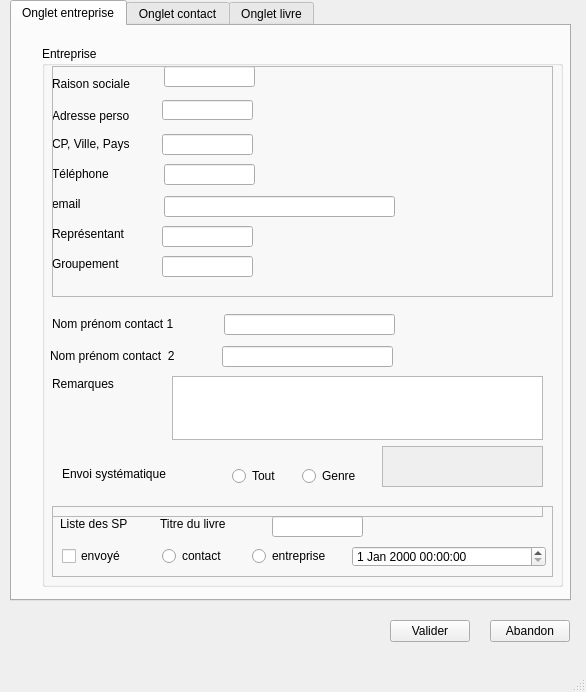
<?xml version="1.0" encoding="UTF-8"?>
<ui version="4.0">
 <class>MainWindow</class>
 <widget class="QMainWindow" name="MainWindow">
  <property name="geometry">
   <rect>
    <x>0</x>
    <y>0</y>
    <width>586</width>
    <height>692</height>
   </rect>
  </property>
  <property name="windowTitle">
   <string>MainWindow</string>
  </property>
  <widget class="QWidget" name="centralwidget">
   <widget class="QTabWidget" name="gestEnvoi">
    <property name="geometry">
     <rect>
      <x>10</x>
      <y>0</y>
      <width>561</width>
      <height>601</height>
     </rect>
    </property>
    <property name="currentIndex">
     <number>0</number>
    </property>
    <property name="usesScrollButtons">
     <bool>false</bool>
    </property>
    <widget class="QWidget" name="Entreprises">
     <attribute name="title">
      <string>Onglet entreprise</string>
     </attribute>
     <widget class="QGroupBox" name="groupBox">
      <property name="geometry">
       <rect>
        <x>30</x>
        <y>20</y>
        <width>521</width>
        <height>541</height>
       </rect>
      </property>
      <property name="title">
       <string>Entreprise</string>
      </property>
      <widget class="QLineEdit" name="nom_prenom">
       <property name="geometry">
        <rect>
         <x>122</x>
         <y>20</y>
         <width>91</width>
         <height>21</height>
        </rect>
       </property>
      </widget>
      <widget class="QLabel" name="label">
       <property name="geometry">
        <rect>
         <x>10</x>
         <y>30</y>
         <width>91</width>
         <height>16</height>
        </rect>
       </property>
       <property name="text">
        <string>Raison sociale</string>
       </property>
      </widget>
      <widget class="QLineEdit" name="adresse_perso">
       <property name="geometry">
        <rect>
         <x>120</x>
         <y>54</y>
         <width>91</width>
         <height>20</height>
        </rect>
       </property>
      </widget>
      <widget class="QLabel" name="label_2">
       <property name="geometry">
        <rect>
         <x>10</x>
         <y>60</y>
         <width>91</width>
         <height>20</height>
        </rect>
       </property>
       <property name="text">
        <string>Adresse perso</string>
       </property>
      </widget>
      <widget class="QLineEdit" name="cp_ville_pays">
       <property name="geometry">
        <rect>
         <x>120</x>
         <y>88</y>
         <width>91</width>
         <height>21</height>
        </rect>
       </property>
       <property name="text">
        <string/>
       </property>
      </widget>
      <widget class="QLabel" name="label_3">
       <property name="geometry">
        <rect>
         <x>10</x>
         <y>90</y>
         <width>91</width>
         <height>16</height>
        </rect>
       </property>
       <property name="text">
        <string>CP, Ville, Pays</string>
       </property>
      </widget>
      <widget class="QLineEdit" name="telephone">
       <property name="geometry">
        <rect>
         <x>122</x>
         <y>118</y>
         <width>91</width>
         <height>21</height>
        </rect>
       </property>
       <property name="text">
        <string/>
       </property>
      </widget>
      <widget class="QLabel" name="label_4">
       <property name="geometry">
        <rect>
         <x>10</x>
         <y>120</y>
         <width>91</width>
         <height>16</height>
        </rect>
       </property>
       <property name="text">
        <string>Téléphone</string>
       </property>
      </widget>
      <widget class="QLineEdit" name="email_entreprise">
       <property name="geometry">
        <rect>
         <x>122</x>
         <y>150</y>
         <width>231</width>
         <height>21</height>
        </rect>
       </property>
      </widget>
      <widget class="QLabel" name="label_5">
       <property name="geometry">
        <rect>
         <x>10</x>
         <y>150</y>
         <width>91</width>
         <height>16</height>
        </rect>
       </property>
       <property name="text">
        <string>email</string>
       </property>
      </widget>
      <widget class="QLineEdit" name="nom_prenom_contact_1">
       <property name="geometry">
        <rect>
         <x>182</x>
         <y>268</y>
         <width>171</width>
         <height>21</height>
        </rect>
       </property>
      </widget>
      <widget class="QLabel" name="label_6">
       <property name="geometry">
        <rect>
         <x>10</x>
         <y>270</y>
         <width>151</width>
         <height>16</height>
        </rect>
       </property>
       <property name="text">
        <string>Nom prénom contact 1</string>
       </property>
      </widget>
      <widget class="QLabel" name="label_7">
       <property name="geometry">
        <rect>
         <x>8</x>
         <y>302</y>
         <width>151</width>
         <height>16</height>
        </rect>
       </property>
       <property name="text">
        <string>Nom prénom contact  2</string>
       </property>
      </widget>
      <widget class="QLineEdit" name="nom_prenom_contact_2">
       <property name="geometry">
        <rect>
         <x>180</x>
         <y>300</y>
         <width>171</width>
         <height>21</height>
        </rect>
       </property>
      </widget>
      <widget class="QTextEdit" name="Remarques">
       <property name="geometry">
        <rect>
         <x>130</x>
         <y>330</y>
         <width>371</width>
         <height>64</height>
        </rect>
       </property>
      </widget>
      <widget class="QLabel" name="label_8">
       <property name="geometry">
        <rect>
         <x>10</x>
         <y>330</y>
         <width>81</width>
         <height>16</height>
        </rect>
       </property>
       <property name="text">
        <string>Remarques</string>
       </property>
      </widget>
      <widget class="QRadioButton" name="Button_tout">
       <property name="geometry">
        <rect>
         <x>190</x>
         <y>420</y>
         <width>61</width>
         <height>20</height>
        </rect>
       </property>
       <property name="text">
        <string>Tout</string>
       </property>
      </widget>
      <widget class="QRadioButton" name="par_genre">
       <property name="geometry">
        <rect>
         <x>260</x>
         <y>420</y>
         <width>71</width>
         <height>20</height>
        </rect>
       </property>
       <property name="text">
        <string>Genre</string>
       </property>
      </widget>
      <widget class="QScrollArea" name="choix_genre">
       <property name="geometry">
        <rect>
         <x>340</x>
         <y>400</y>
         <width>161</width>
         <height>41</height>
        </rect>
       </property>
       <property name="widgetResizable">
        <bool>true</bool>
       </property>
       <widget class="QWidget" name="scrollAreaWidgetContents">
        <property name="geometry">
         <rect>
          <x>0</x>
          <y>0</y>
          <width>159</width>
          <height>39</height>
         </rect>
        </property>
       </widget>
      </widget>
      <widget class="QLabel" name="label_9">
       <property name="geometry">
        <rect>
         <x>20</x>
         <y>420</y>
         <width>141</width>
         <height>16</height>
        </rect>
       </property>
       <property name="text">
        <string>Envoi systématique</string>
       </property>
      </widget>
      <widget class="QFrame" name="frameIdEntreprise">
       <property name="geometry">
        <rect>
         <x>10</x>
         <y>20</y>
         <width>501</width>
         <height>231</height>
        </rect>
       </property>
       <property name="frameShape">
        <enum>QFrame::StyledPanel</enum>
       </property>
       <property name="frameShadow">
        <enum>QFrame::Raised</enum>
       </property>
      </widget>
      <widget class="QFrame" name="frameEnvoiLivre">
       <property name="geometry">
        <rect>
         <x>10</x>
         <y>460</y>
         <width>501</width>
         <height>71</height>
        </rect>
       </property>
       <property name="frameShape">
        <enum>QFrame::StyledPanel</enum>
       </property>
       <property name="frameShadow">
        <enum>QFrame::Raised</enum>
       </property>
       <widget class="QFrame" name="frame_2">
        <property name="geometry">
         <rect>
          <x>-10</x>
          <y>-190</y>
          <width>501</width>
          <height>201</height>
         </rect>
        </property>
        <property name="frameShape">
         <enum>QFrame::StyledPanel</enum>
        </property>
        <property name="frameShadow">
         <enum>QFrame::Raised</enum>
        </property>
       </widget>
       <widget class="QDateTimeEdit" name="dateTimeEdit">
        <property name="geometry">
         <rect>
          <x>300</x>
          <y>40</y>
          <width>194</width>
          <height>21</height>
         </rect>
        </property>
       </widget>
       <widget class="QLabel" name="label_10">
        <property name="geometry">
         <rect>
          <x>8</x>
          <y>10</y>
          <width>91</width>
          <height>16</height>
         </rect>
        </property>
        <property name="text">
         <string>Liste des SP</string>
        </property>
       </widget>
       <widget class="QCheckBox" name="checkBox">
        <property name="geometry">
         <rect>
          <x>10</x>
          <y>40</y>
          <width>87</width>
          <height>20</height>
         </rect>
        </property>
        <property name="text">
         <string>envoyé</string>
        </property>
       </widget>
       <widget class="QRadioButton" name="entreprise">
        <property name="geometry">
         <rect>
          <x>200</x>
          <y>40</y>
          <width>111</width>
          <height>20</height>
         </rect>
        </property>
        <property name="text">
         <string>entreprise</string>
        </property>
       </widget>
       <widget class="QLineEdit" name="titre_livre">
        <property name="geometry">
         <rect>
          <x>220</x>
          <y>10</y>
          <width>91</width>
          <height>21</height>
         </rect>
        </property>
       </widget>
       <widget class="QRadioButton" name="contact">
        <property name="geometry">
         <rect>
          <x>110</x>
          <y>40</y>
          <width>81</width>
          <height>20</height>
         </rect>
        </property>
        <property name="text">
         <string>contact</string>
        </property>
       </widget>
       <widget class="QLabel" name="label_11">
        <property name="geometry">
         <rect>
          <x>108</x>
          <y>10</y>
          <width>91</width>
          <height>16</height>
         </rect>
        </property>
        <property name="text">
         <string>Titre du livre</string>
        </property>
       </widget>
      </widget>
      <widget class="QLineEdit" name="reprsentant">
       <property name="geometry">
        <rect>
         <x>120</x>
         <y>180</y>
         <width>91</width>
         <height>21</height>
        </rect>
       </property>
      </widget>
      <widget class="QLabel" name="label_12">
       <property name="geometry">
        <rect>
         <x>10</x>
         <y>180</y>
         <width>91</width>
         <height>16</height>
        </rect>
       </property>
       <property name="text">
        <string>Représentant</string>
       </property>
      </widget>
      <widget class="QLineEdit" name="groupement">
       <property name="geometry">
        <rect>
         <x>120</x>
         <y>210</y>
         <width>91</width>
         <height>21</height>
        </rect>
       </property>
       <property name="text">
        <string/>
       </property>
      </widget>
      <widget class="QLabel" name="label_13">
       <property name="geometry">
        <rect>
         <x>10</x>
         <y>210</y>
         <width>91</width>
         <height>16</height>
        </rect>
       </property>
       <property name="text">
        <string>Groupement</string>
       </property>
      </widget>
     </widget>
    </widget>
    <widget class="QWidget" name="contacts">
     <attribute name="title">
      <string>Onglet contact</string>
     </attribute>
     <widget class="QGroupBox" name="groupBox_2">
      <property name="geometry">
       <rect>
        <x>10</x>
        <y>10</y>
        <width>521</width>
        <height>541</height>
       </rect>
      </property>
      <property name="title">
       <string>Contact</string>
      </property>
      <widget class="QLineEdit" name="nom_prenom_2">
       <property name="geometry">
        <rect>
         <x>122</x>
         <y>20</y>
         <width>91</width>
         <height>21</height>
        </rect>
       </property>
      </widget>
      <widget class="QLabel" name="label_14">
       <property name="geometry">
        <rect>
         <x>10</x>
         <y>30</y>
         <width>91</width>
         <height>16</height>
        </rect>
       </property>
       <property name="text">
        <string>Nom prénom</string>
       </property>
      </widget>
      <widget class="QLineEdit" name="adresse_perso_2">
       <property name="geometry">
        <rect>
         <x>120</x>
         <y>54</y>
         <width>91</width>
         <height>20</height>
        </rect>
       </property>
      </widget>
      <widget class="QLabel" name="label_15">
       <property name="geometry">
        <rect>
         <x>10</x>
         <y>60</y>
         <width>91</width>
         <height>20</height>
        </rect>
       </property>
       <property name="text">
        <string>Adresse perso</string>
       </property>
      </widget>
      <widget class="QLineEdit" name="cp_ville_pays_2">
       <property name="geometry">
        <rect>
         <x>120</x>
         <y>88</y>
         <width>91</width>
         <height>21</height>
        </rect>
       </property>
       <property name="text">
        <string/>
       </property>
      </widget>
      <widget class="QLabel" name="label_16">
       <property name="geometry">
        <rect>
         <x>10</x>
         <y>90</y>
         <width>91</width>
         <height>16</height>
        </rect>
       </property>
       <property name="text">
        <string>CP, Ville, Pays</string>
       </property>
      </widget>
      <widget class="QLineEdit" name="telephone_2">
       <property name="geometry">
        <rect>
         <x>122</x>
         <y>118</y>
         <width>91</width>
         <height>21</height>
        </rect>
       </property>
       <property name="text">
        <string/>
       </property>
      </widget>
      <widget class="QLabel" name="label_17">
       <property name="geometry">
        <rect>
         <x>10</x>
         <y>120</y>
         <width>91</width>
         <height>16</height>
        </rect>
       </property>
       <property name="text">
        <string>Téléphone</string>
       </property>
      </widget>
      <widget class="QLineEdit" name="email_contact">
       <property name="geometry">
        <rect>
         <x>122</x>
         <y>150</y>
         <width>231</width>
         <height>21</height>
        </rect>
       </property>
      </widget>
      <widget class="QLabel" name="label_18">
       <property name="geometry">
        <rect>
         <x>10</x>
         <y>150</y>
         <width>91</width>
         <height>16</height>
        </rect>
       </property>
       <property name="text">
        <string>email</string>
       </property>
      </widget>
      <widget class="QLineEdit" name="entreprise_associee_1">
       <property name="geometry">
        <rect>
         <x>182</x>
         <y>188</y>
         <width>171</width>
         <height>21</height>
        </rect>
       </property>
      </widget>
      <widget class="QLabel" name="label_19">
       <property name="geometry">
        <rect>
         <x>10</x>
         <y>190</y>
         <width>151</width>
         <height>16</height>
        </rect>
       </property>
       <property name="text">
        <string>Entreprise associée 1</string>
       </property>
      </widget>
      <widget class="QLabel" name="label_20">
       <property name="geometry">
        <rect>
         <x>8</x>
         <y>222</y>
         <width>151</width>
         <height>16</height>
        </rect>
       </property>
       <property name="text">
        <string>Entreprise associée 2</string>
       </property>
      </widget>
      <widget class="QLineEdit" name="entreprise_associee_2">
       <property name="geometry">
        <rect>
         <x>180</x>
         <y>220</y>
         <width>171</width>
         <height>21</height>
        </rect>
       </property>
      </widget>
      <widget class="QTextEdit" name="Remarques_2">
       <property name="geometry">
        <rect>
         <x>130</x>
         <y>250</y>
         <width>371</width>
         <height>64</height>
        </rect>
       </property>
      </widget>
      <widget class="QLabel" name="label_21">
       <property name="geometry">
        <rect>
         <x>10</x>
         <y>250</y>
         <width>81</width>
         <height>16</height>
        </rect>
       </property>
       <property name="text">
        <string>Remarques</string>
       </property>
      </widget>
      <widget class="QRadioButton" name="Button_tout_2">
       <property name="geometry">
        <rect>
         <x>190</x>
         <y>320</y>
         <width>61</width>
         <height>20</height>
        </rect>
       </property>
       <property name="text">
        <string>Tout</string>
       </property>
      </widget>
      <widget class="QRadioButton" name="par_genre_2">
       <property name="geometry">
        <rect>
         <x>260</x>
         <y>320</y>
         <width>71</width>
         <height>20</height>
        </rect>
       </property>
       <property name="text">
        <string>Genre</string>
       </property>
      </widget>
      <widget class="QScrollArea" name="choix_genre_2">
       <property name="geometry">
        <rect>
         <x>339</x>
         <y>320</y>
         <width>161</width>
         <height>41</height>
        </rect>
       </property>
       <property name="widgetResizable">
        <bool>true</bool>
       </property>
       <widget class="QWidget" name="scrollAreaWidgetContents_2">
        <property name="geometry">
         <rect>
          <x>0</x>
          <y>0</y>
          <width>159</width>
          <height>39</height>
         </rect>
        </property>
       </widget>
      </widget>
      <widget class="QLabel" name="label_22">
       <property name="geometry">
        <rect>
         <x>20</x>
         <y>320</y>
         <width>141</width>
         <height>16</height>
        </rect>
       </property>
       <property name="text">
        <string>Envoi systématique</string>
       </property>
      </widget>
      <widget class="QLineEdit" name="titre_livre_2">
       <property name="geometry">
        <rect>
         <x>230</x>
         <y>390</y>
         <width>91</width>
         <height>21</height>
        </rect>
       </property>
      </widget>
      <widget class="QLabel" name="label_23">
       <property name="geometry">
        <rect>
         <x>118</x>
         <y>390</y>
         <width>91</width>
         <height>16</height>
        </rect>
       </property>
       <property name="text">
        <string>Titre du livre</string>
       </property>
      </widget>
      <widget class="QCheckBox" name="SP">
       <property name="geometry">
        <rect>
         <x>20</x>
         <y>390</y>
         <width>87</width>
         <height>20</height>
        </rect>
       </property>
       <property name="text">
        <string>SP</string>
       </property>
      </widget>
      <widget class="QRadioButton" name="contact_2">
       <property name="geometry">
        <rect>
         <x>20</x>
         <y>420</y>
         <width>81</width>
         <height>20</height>
        </rect>
       </property>
       <property name="text">
        <string>contact</string>
       </property>
      </widget>
      <widget class="QRadioButton" name="entreprise_2">
       <property name="geometry">
        <rect>
         <x>110</x>
         <y>420</y>
         <width>111</width>
         <height>20</height>
        </rect>
       </property>
       <property name="text">
        <string>entreprise</string>
       </property>
      </widget>
      <widget class="QDateTimeEdit" name="dateTimeEdit_2">
       <property name="geometry">
        <rect>
         <x>310</x>
         <y>420</y>
         <width>194</width>
         <height>21</height>
        </rect>
       </property>
      </widget>
      <widget class="QFrame" name="frame_4">
       <property name="geometry">
        <rect>
         <x>10</x>
         <y>19</y>
         <width>501</width>
         <height>161</height>
        </rect>
       </property>
       <property name="frameShape">
        <enum>QFrame::StyledPanel</enum>
       </property>
       <property name="frameShadow">
        <enum>QFrame::Raised</enum>
       </property>
      </widget>
      <widget class="QFrame" name="frame_5">
       <property name="geometry">
        <rect>
         <x>9</x>
         <y>179</y>
         <width>501</width>
         <height>191</height>
        </rect>
       </property>
       <property name="frameShape">
        <enum>QFrame::StyledPanel</enum>
       </property>
       <property name="frameShadow">
        <enum>QFrame::Raised</enum>
       </property>
      </widget>
      <widget class="QFrame" name="frame_6">
       <property name="geometry">
        <rect>
         <x>10</x>
         <y>370</y>
         <width>501</width>
         <height>81</height>
        </rect>
       </property>
       <property name="frameShape">
        <enum>QFrame::StyledPanel</enum>
       </property>
       <property name="frameShadow">
        <enum>QFrame::Raised</enum>
       </property>
      </widget>
     </widget>
    </widget>
    <widget class="QWidget" name="livres">
     <attribute name="title">
      <string>Onglet livre</string>
     </attribute>
     <widget class="QLabel" name="label_24">
      <property name="geometry">
       <rect>
        <x>10</x>
        <y>10</y>
        <width>101</width>
        <height>21</height>
       </rect>
      </property>
      <property name="text">
       <string>Envoi de livre</string>
      </property>
     </widget>
     <widget class="QFrame" name="frame_7">
      <property name="geometry">
       <rect>
        <x>20</x>
        <y>40</y>
        <width>501</width>
        <height>161</height>
       </rect>
      </property>
      <property name="frameShape">
       <enum>QFrame::StyledPanel</enum>
      </property>
      <property name="frameShadow">
       <enum>QFrame::Raised</enum>
      </property>
      <widget class="QLabel" name="label_25">
       <property name="geometry">
        <rect>
         <x>10</x>
         <y>10</y>
         <width>141</width>
         <height>16</height>
        </rect>
       </property>
       <property name="text">
        <string>Titre du livre</string>
       </property>
      </widget>
      <widget class="QLineEdit" name="titre_livre_3">
       <property name="geometry">
        <rect>
         <x>110</x>
         <y>10</y>
         <width>91</width>
         <height>21</height>
        </rect>
       </property>
       <property name="text">
        <string>Titre</string>
       </property>
      </widget>
      <widget class="QLineEdit" name="titre_livre_4">
       <property name="geometry">
        <rect>
         <x>110</x>
         <y>40</y>
         <width>91</width>
         <height>21</height>
        </rect>
       </property>
       <property name="text">
        <string>Auteur</string>
       </property>
      </widget>
      <widget class="QLabel" name="label_26">
       <property name="geometry">
        <rect>
         <x>10</x>
         <y>40</y>
         <width>81</width>
         <height>16</height>
        </rect>
       </property>
       <property name="text">
        <string>Auteur</string>
       </property>
      </widget>
      <widget class="QLineEdit" name="titre_livre_5">
       <property name="geometry">
        <rect>
         <x>110</x>
         <y>70</y>
         <width>91</width>
         <height>21</height>
        </rect>
       </property>
       <property name="text">
        <string>Genre</string>
       </property>
      </widget>
      <widget class="QLabel" name="label_27">
       <property name="geometry">
        <rect>
         <x>10</x>
         <y>70</y>
         <width>81</width>
         <height>16</height>
        </rect>
       </property>
       <property name="text">
        <string>Auteur</string>
       </property>
      </widget>
     </widget>
    </widget>
   </widget>
   <widget class="QPushButton" name="abandon">
    <property name="geometry">
     <rect>
      <x>490</x>
      <y>620</y>
      <width>80</width>
      <height>22</height>
     </rect>
    </property>
    <property name="text">
     <string>Abandon</string>
    </property>
   </widget>
   <widget class="QPushButton" name="valide">
    <property name="geometry">
     <rect>
      <x>390</x>
      <y>620</y>
      <width>80</width>
      <height>22</height>
     </rect>
    </property>
    <property name="text">
     <string>Valider</string>
    </property>
   </widget>
  </widget>
  <widget class="QMenuBar" name="menubar">
   <property name="geometry">
    <rect>
     <x>0</x>
     <y>0</y>
     <width>586</width>
     <height>19</height>
    </rect>
   </property>
  </widget>
  <widget class="QStatusBar" name="statusbar"/>
 </widget>
 <resources/>
 <connections>
  <connection>
   <sender>valide</sender>
   <signal>pressed()</signal>
   <receiver>MainWindow</receiver>
   <slot>update()</slot>
   <hints>
    <hint type="sourcelabel">
     <x>429</x>
     <y>649</y>
    </hint>
    <hint type="destinationlabel">
     <x>292</x>
     <y>345</y>
    </hint>
   </hints>
  </connection>
  <connection>
   <sender>abandon</sender>
   <signal>pressed()</signal>
   <receiver>MainWindow</receiver>
   <slot>close()</slot>
   <hints>
    <hint type="sourcelabel">
     <x>529</x>
     <y>649</y>
    </hint>
    <hint type="destinationlabel">
     <x>292</x>
     <y>345</y>
    </hint>
   </hints>
  </connection>
 </connections>
</ui>
